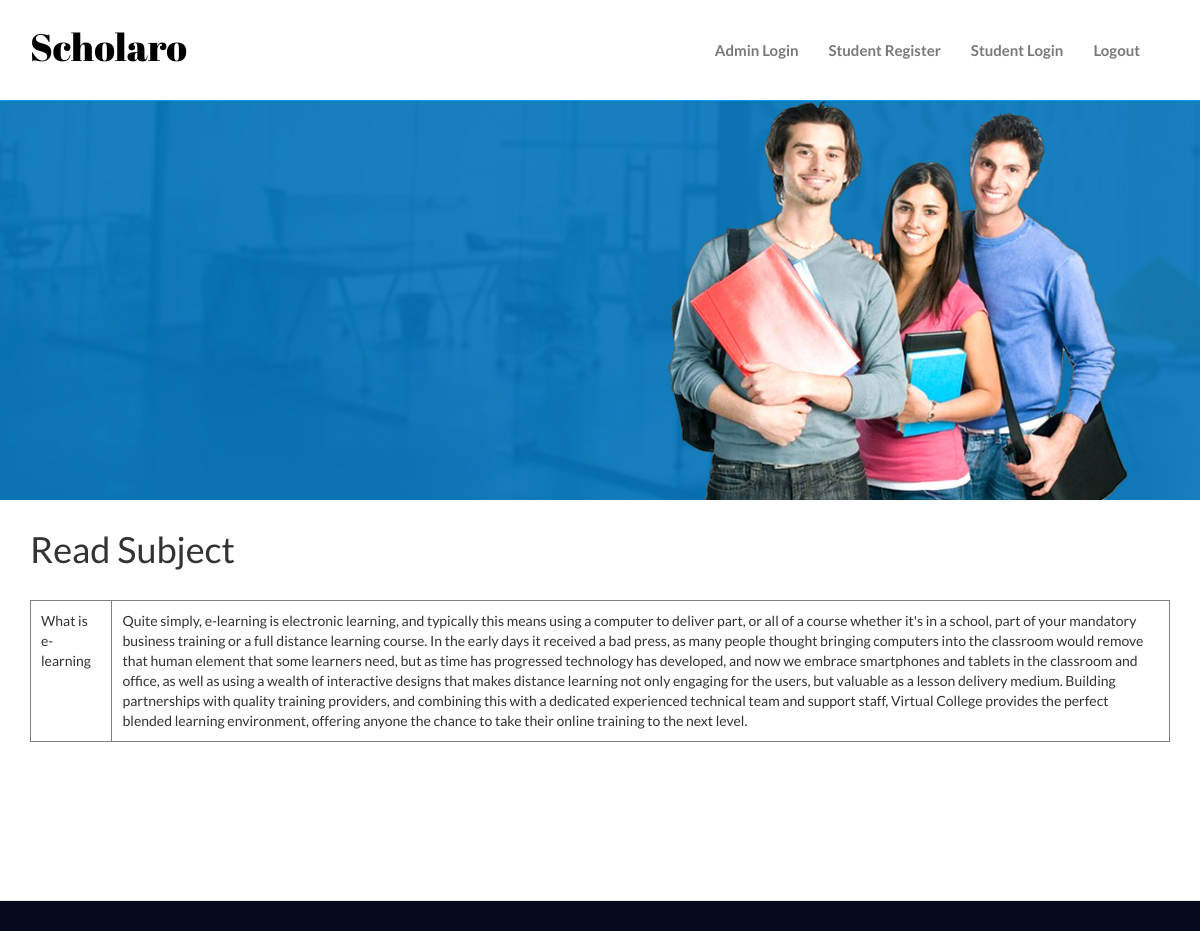
The app's page /readsubject.php with its own data.
### tables this page shows
CREATE TABLE IF NOT EXISTS `subject` (
  `subid` int(5) NOT NULL AUTO_INCREMENT,
  `stitle` longtext NOT NULL,
  `subject` longtext NOT NULL,
  PRIMARY KEY (`subid`)
);

### readsubject.php (the view, shortened to what this page needs)
<?php
include"header.php";
?>
<div class="wrapper">
<div class="container">
				<div class="row">
				<div class="col-md-12">
				<h1>Read Subject</h1>
<?php
$q=mysql_query("select * from subject")or die(mysql_error());
$n=mysql_num_rows($q);
if($n>0)
{
echo '<table align="center" cellpadding="10" cellspacing="0" border="1">';
while($r=mysql_fetch_array($q))
{
$stitle=$r['stitle'];
$subject=$r['subject'];
echo "<tr style='vertical-align:text-top;'><td>$stitle</td><td>$subject</td></tr>";
}
echo '</table>';
}
?>
				</div>
				</div>
				</div>
</div>
<?php
include"footer.php";
?>

### assets/css/style.css (style rules this page uses)
body { font-family: 'Lato', sans-serif; font-weight: normal; }
h1, h2, h3, h4, h5, h6 { font-weight: normal; font-family: 'Lato', sans-serif; }
h1, .h1, h2, .h2, h3, .h3 { margin-top: 30px; }
h1 { margin: 30px 0; }
.wrapper { min-height:400px; }

### records on screen
subject: stitle "What is e-learning", subject "Quite simply, e-learning is electronic learning, and typically this means using a computer to deliver part, or all of a course whether it's in a school, part of your mandatory business training or a full distance learning course. In the early days it received a bad press, as many people thought bringing computers into the classroom would remove that human element that some learners need, but as time has progressed technology has developed, and now we embrace smartphones and tablets in the classroom and office, as well as using a wealth of interactive designs that makes distance learning not only engaging for the users, but valuable as a lesson delivery medium. Building partnerships with…"
